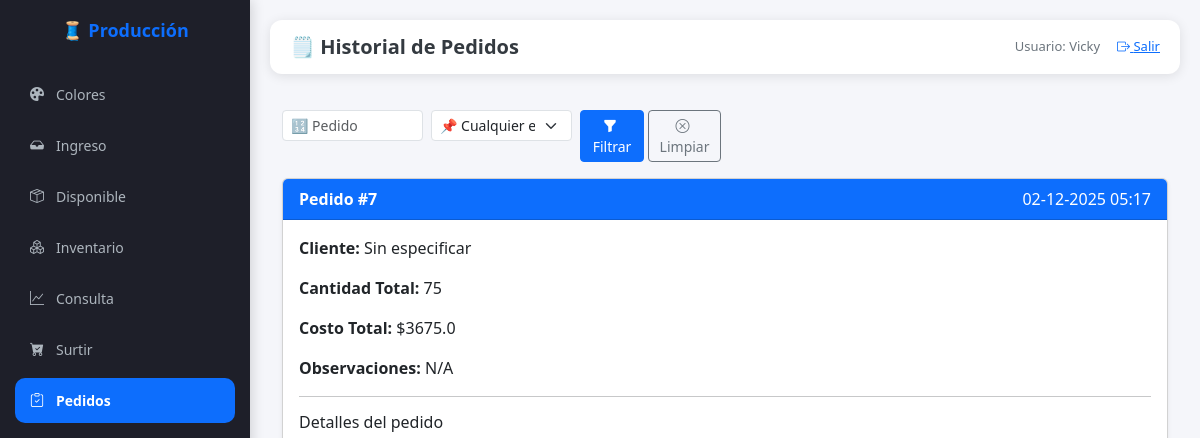
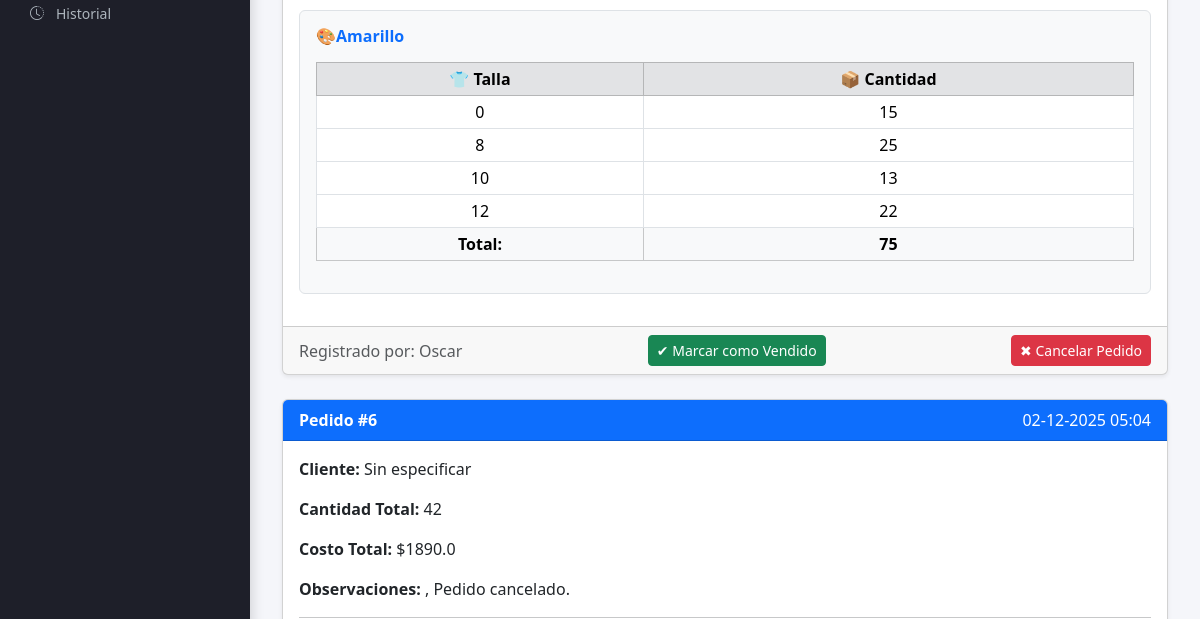
The page /pedidos (signed in, upper part) on the database as committed earlier (2 pictures, top to bottom).
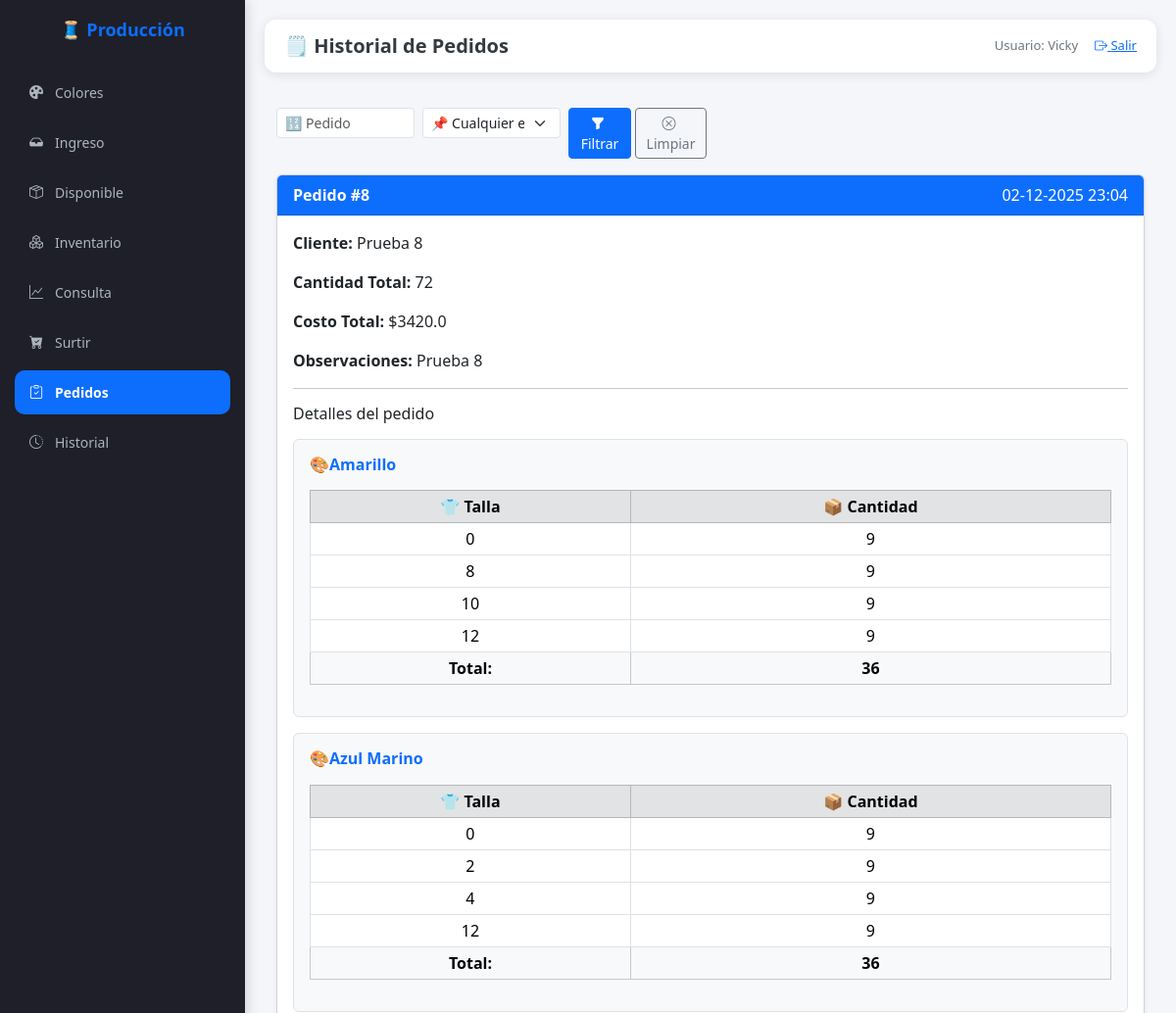
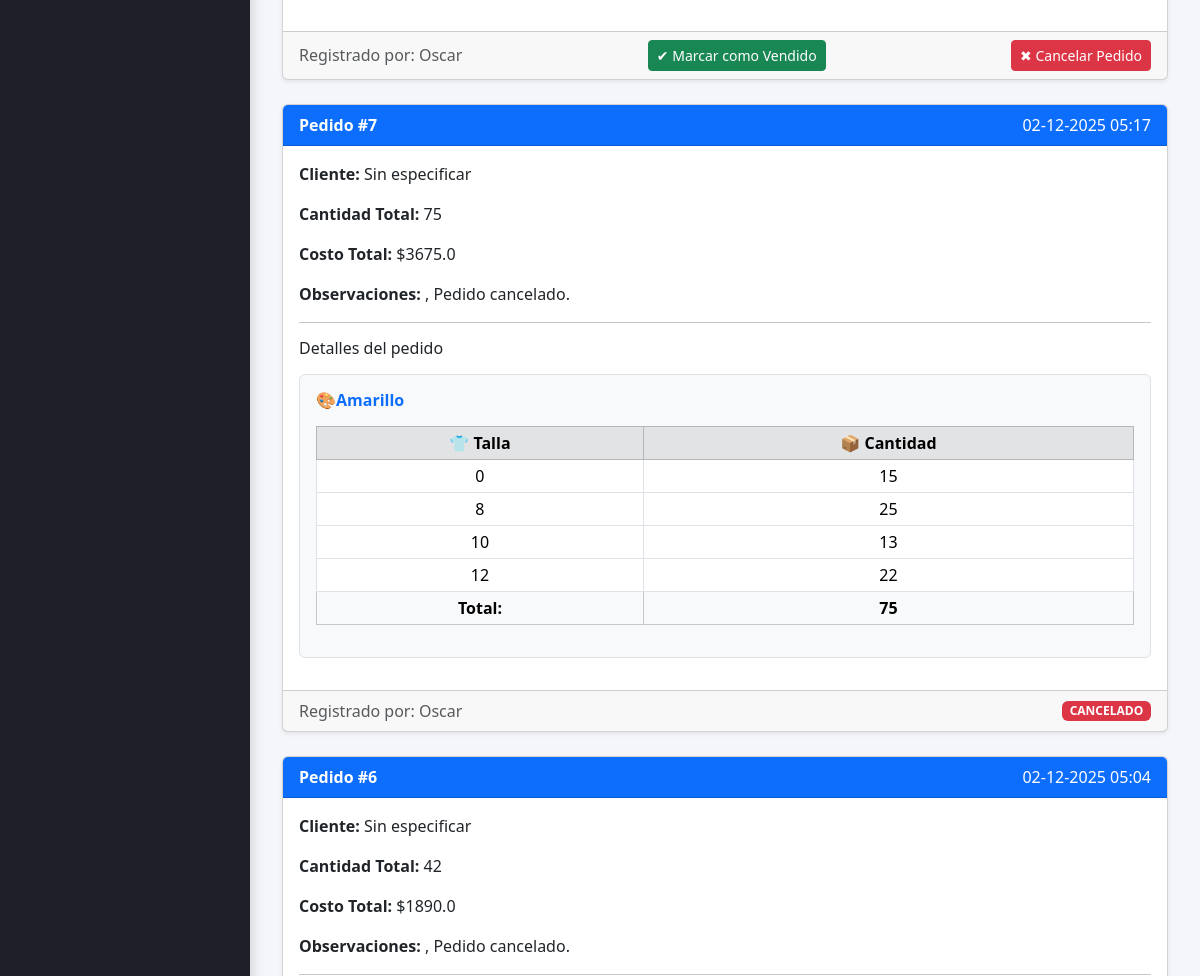
The same page on the database as committed later (2 pictures, top to bottom).
### modelos.py (models this page shows, shortened)
class Pedido(db.Model):
    __tablename__ = "pedidos"
    id = db.Column(db.Integer, primary_key=True)
    numero_pedido = db.Column(db.Integer, nullable=False)
    cliente = db.Column(db.String(100), nullable=True)
    fecha = db.Column(db.DateTime, default=datetime.utcnow)
    costo_total = db.Column(db.Float, nullable=False, default=0.0)
    observaciones = db.Column(db.Text, nullable=True)
    usuario = db.Column(db.String(50), default="sistema")
    status_pedido = db.Column(db.Integer, db.ForeignKey("status_pedido.id"), nullable=False)

class Color(db.Model):
    __tablename__ = "color"
    id = db.Column(db.Integer, primary_key=True)
    nombre = db.Column(db.String(50), unique=True, nullable=False)
    cortes = db.relationship("Corte", back_populates="color")  # 🔥 aquí
    inventarios = db.relationship("Inventario", back_populates="color")  # 🆕 aquí

class PedidoDetalle(db.Model):
    __tablename__ = "pedido_detalles"
    id = db.Column(db.Integer, primary_key=True)
    pedido_id = db.Column(
        db.Integer,
        db.ForeignKey("pedidos.id"),
        nullable=False
    )
    color_id = db.Column(
        db.Integer,
        db.ForeignKey("color.id"),
        nullable=False
    )
    talla_id = db.Column(
        db.Integer,
        db.ForeignKey("talla.id"),
        nullable=False
    )
    cantidad = db.Column(db.Integer, nullable=False)
    inventario_status_id = db.Column(
        db.Integer,
        db.ForeignKey("status.id"),
        nullable=False
    )
    pedido = db.relationship("Pedido", backref="detalles")
    color = db.relationship("Color")
    talla = db.relationship("Talla")
    status = db.relationship("Status")  # Opcional, pero útil

class Talla(db.Model):
    __tablename__ = "talla"
    id = db.Column(db.Integer, primary_key=True)
    nombre = db.Column(db.String(10), unique=True, nullable=False)
    costo = db.Column(db.Float, nullable=False, default=0.0)
    producciones = db.relationship("Produccion", back_populates="talla")

### app.py (the view)
@app.route("/pedidos")
@login_requerido
def ver_pedidos():
    pedidos = Pedido.query.order_by(Pedido.fecha.desc()).all()
    status_pedidos = (StatusPedido.query.order_by(StatusPedido.id.desc()).limit(3).all()[::-1])
    totales_por_color = {}
    for pedido in pedidos:
        totales_por_color[pedido.id] = {}  # un diccionario por pedido
        for det in pedido.detalles:
            color = det.color.nombre
            cantidad = det.cantidad
            if color not in totales_por_color[pedido.id]:
                totales_por_color[pedido.id][color] = 0
            totales_por_color[pedido.id][color] += cantidad
    estado_id = request.args.get("estado")
    numero_pedido = request.args.get("numero_pedido", "").strip()
    if estado_id and estado_id != "":
        pedidos = [p for p in pedidos if p.status_pedido == int(estado_id)]
    if numero_pedido:
        pedidos = [p for p in pedidos if str(p.numero_pedido) == numero_pedido]
    return render_template(
        "pedidos.html",
        pedidos=pedidos,
        status_pedidos=status_pedidos,
        totales_por_color=totales_por_color
    )

### app.py (called while the page is built)
def login_requerido(f):
    @wraps(f)
    def decorador(*args, **kwargs):
        if "usuario" not in session:
            flash("⚠️ Debes iniciar sesión para acceder a esta sección.", "warning")
            return redirect(url_for("login"))
        return f(*args, **kwargs)
    return decorador

### templates/pedidos.html (shortened to what the changed rows need)
{% extends "base.html" %}
{% block content %}
<div class="container py-3">
    {% if pedidos %}
        {% for pedido in pedidos %}
        <div class="card shadow-sm mb-4">
            <div class="card-header bg-primary text-white d-flex justify-content-between align-items-center">
                <span><strong>Pedido #{{ pedido.numero_pedido }}</strong></span>
                <span>{{ pedido.fecha.strftime('%d-%m-%Y %H:%M') }}</span>
            </div>
            <div class="card-body">
                <p><strong>Cliente:</strong> {{ pedido.cliente or "Sin especificar" }}</p>
                <p><strong>Cantidad Total:</strong> {{ pedido.detalles | sum(attribute='cantidad') }}</p>
                <p><strong>Costo Total:</strong> ${{ pedido.costo_total }}</p>
                <p><strong>Observaciones:</strong> {{ pedido.observaciones or "N/A" }}</p>
                <hr>
                <h6 class="mb-3">Detalles del pedido</h6>
                {% if pedido.detalles %}
                    {% set detalles_ordenados = pedido.detalles|sort(attribute='talla.id') %}
                    {% set grupos_color = detalles_ordenados|groupby('color.nombre') %}
                    {% for color, items in grupos_color %}
                        {% set items_list = items|list %}
                        <div class="mb-3 p-3 border rounded bg-light">
                            <h6 class="text-primary mb-3">🎨<strong>{{ color }}</strong></h6>
                            <div class="table-wrapper">
                                <table class="table table-sm table-bordered">
                                    <thead class="table-secondary sticky-top">
                                        <tr>
                                            <th class="text-center" data-label="Talla">👕 Talla</th>
                                            <th class="text-center" data-label="Cantidad">📦 Cantidad</th>
                                        </tr>
                                    </thead>
                                    <tbody>
                                        {% for item in items_list %}
                                            <tr>
                                                <td class="text-center" data-label="Talla">{{ item.talla.nombre }}</td>
                                                <td class="text-center" data-label="Cantidad">{{ item.cantidad }}</td>
                                            </tr>
                                        {% endfor %}
                                    </tbody>
                                    <tfoot>
                                        <tr class="table-light fw-bold">
                                            <td class="text-center">Total:</td>
                                            <td class="text-center">{{ totales_por_color[pedido.id][color] }}</td>
                                        </tr>
                                    </tfoot>
                                </table>
                            </div>
                        </div>
                    {% endfor %}
                {% else %}
                    <div class="alert alert-warning mb-0">
                        Este pedido aún no tiene detalles registrados.
                    </div>
                {% endif %}
            </div>
            <div class="card-footer text-muted d-flex justify-content-between align-items-center flex-wrap gap-2">
                <span>Registrado por: {{ pedido.usuario }}</span>
                {% if pedido.status_pedido != 5 and pedido.status_pedido != 6 %}
                    <button class="btn btn-success btn-sm" onclick="marcarVendido({{ pedido.id }})">
                        ✔ Marcar como Vendido
                    </button>
                    <button class="btn btn-danger btn-sm" onclick="cancelarPedido({{ pedido.id }})">
                        ✖ Cancelar Pedido
                    </button>
                {% elif pedido.status_pedido == 5 %}
                    <span class="badge bg-success">VENDIDO</span>
                {% elif pedido.status_pedido == 6 %}
                    <span class="badge bg-danger">CANCELADO</span>
                {% endif %}
            </div>
        </div>
        {% endfor %}
    {% else %}
        <div class="alert alert-info text-center">
            No hay pedidos registrados aún.
        </div>
    {% endif %}
</div>
{% endblock %}

Rows that differ between the two databases and show on the page:
added Pedido: numero_pedido "8", fecha "02-12-2025 23:04", cliente "Prueba 8", detalles|sum "72", costo_total "3420.0", observaciones "Prueba 8", usuario "Oscar", Color (nombre "Amarillo", nombre "36")
added PedidoDetalle: talla.nombre "0", cantidad "9", shown under Color "Amarillo"
added PedidoDetalle: talla.nombre "8", cantidad "9", shown under Color "Amarillo"
added PedidoDetalle: talla.nombre "10", cantidad "9", shown under Color "Amarillo"
added PedidoDetalle: talla.nombre "12", cantidad "9", shown under Color "Amarillo"
now on this page (row unchanged): Color: nombre "Azul Marino", nombre "36", shown under "8"
added PedidoDetalle: talla.nombre "0", cantidad "9", shown under "Azul Marino"
added PedidoDetalle: talla.nombre "2", cantidad "9", shown under "Azul Marino"
added PedidoDetalle: talla.nombre "4", cantidad "9", shown under "Azul Marino"
added PedidoDetalle: talla.nombre "12", cantidad "9", shown under "Azul Marino"
changed Pedido (number 2 of 3 on the later page): observaciones "N/A" → ", Pedido cancelado."; status_pedido "✔ Marcar como Vendido ✖ Cancelar Pedido" → "CANCELADO"
